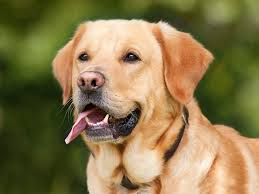
//> input picture index.jpeg, 259 x 194 px
$ ./binary   (built with g++ and OpenCV 4)
//> lines starting //> are read from the running program, lines starting //| are printed output that depends on the picture; after the words box and inside, x2 and y2 are one past the last pixel; in counts of white or black regions, pixels touching at a corner belong together
//#include <opencv2/opencv2.hpp>
#include <opencv2/core/core.hpp>
#include <opencv2/highgui/highgui.hpp>
#include <opencv2/imgproc/imgproc.hpp>
#include <iostream>
#include <cmath>

using namespace cv;
using namespace std;

int main()
{
	Mat var;
	var=imread("/home/subham/Image_Processing/index.jpeg",1);
//> var is the input picture: 194 rows x 259 cols, CV_8UC3; mean B, G, R 76.3, 119.7, 136.4
	Mat var2;
	var2=Mat(var.rows,var.cols,CV_8UC1);
	Mat img,img2;
	img=Mat(var.rows,var.cols,CV_8UC1);
	cvtColor(var,img2,CV_BGR2GRAY);
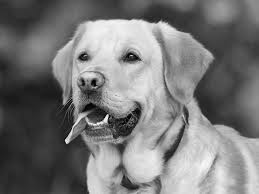
//> img2: 194 rows x 259 cols, CV_8UC1; min 1, max 249, mean 119.8
	for(int i=0;i<var.rows;i++){
		for(int j=0;j<var.cols;j++){
			img.at<uchar>(i,j)=(var.at<Vec3b>(i,j)[0]+var.at<Vec3b>(i,j)[1]+var.at<Vec3b>(i,j)[2])/3;
		}
	}
	for(int i=0;i<var.rows;i++){
		for(int j=0;j<var.cols;j++){
			if(img.at<uchar>(i,j)<100)
				var2.at<uchar>(i,j)=0;
			else
				var2.at<uchar>(i,j)=255;
		}
	}
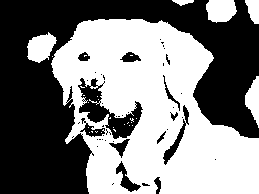
//> var2: 194 rows x 259 cols, CV_8UC1; 49.5% white; 29 white regions (23 under 20 px), largest, box (x1, y1, x2, y2) and area: (51, 19, 259, 194) 22889, (27, 32, 57, 63) 602, (206, 0, 237, 23) 579, (245, 76, 259, 128) 427, (245, 0, 259, 24) 242, (172, 0, 194, 6) 80
	imshow("Display2",var);
	imshow("Display",var2);
	imshow("Display 3",img2);
	waitKey(0);
}
